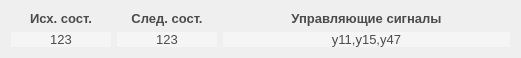
  <widget class="QWidget" name="gridLayoutWidget">
   <property name="geometry">
    <rect>
     <x>10</x>
     <y>40</y>
     <width>521</width>
     <height>42</height>
    </rect>
   </property>
   <layout class="QGridLayout" name="gridLayout" columnstretch="0,0,0,0,0">
    <item row="1" column="0">
     <widget class="QLabel" name="initialStateLabel">
      <property name="minimumSize">
       <size>
        <width>40</width>
        <height>0</height>
       </size>
      </property>
      <property name="maximumSize">
       <size>
        <width>16777215</width>
        <height>16777215</height>
       </size>
      </property>
      <property name="font">
       <font>
        <pointsize>10</pointsize>
        <weight>50</weight>
        <bold>false</bold>
       </font>
      </property>
      <property name="styleSheet">
       <string notr="true">background-color: rgb(245, 245, 245);
color: rgb(75,75,75);
border-radius: 8px;</string>
      </property>
      <property name="text">
       <string>123</string>
      </property>
      <property name="alignment">
       <set>Qt::AlignCenter</set>
      </property>
     </widget>
    </item>
    <item row="1" column="1">
     <widget class="QLabel" name="nextStateLabel">
      <property name="font">
       <font>
        <pointsize>10</pointsize>
        <weight>50</weight>
        <bold>false</bold>
       </font>
      </property>
      <property name="styleSheet">
       <string notr="true"> background-color: rgb(245,245,245);
color: rgb(75,75,75);
border-radius: 8px;</string>
      </property>
      <property name="text">
       <string>123</string>
      </property>
      <property name="alignment">
       <set>Qt::AlignCenter</set>
      </property>
     </widget>
    </item>
    <item row="0" column="0">
     <widget class="QLabel" name="label_3">
      <property name="maximumSize">
       <size>
        <width>100</width>
        <height>15</height>
       </size>
      </property>
      <property name="font">
       <font>
        <pointsize>10</pointsize>
        <weight>75</weight>
        <bold>true</bold>
       </font>
      </property>
      <property name="styleSheet">
       <string notr="true">color: rgb(75,75,75);</string>
      </property>
      <property name="text">
       <string>Исх. сост.</string>
      </property>
      <property name="alignment">
       <set>Qt::AlignCenter</set>
      </property>
     </widget>
    </item>
    <item row="0" column="1">
     <widget class="QLabel" name="label_2">
      <property name="maximumSize">
       <size>
        <width>100</width>
        <height>16777215</height>
       </size>
      </property>
      <property name="font">
       <font>
        <pointsize>10</pointsize>
        <weight>75</weight>
        <bold>true</bold>
       </font>
      </property>
      <property name="styleSheet">
       <string notr="true">color: rgb(75,75,75);</string>
      </property>
      <property name="text">
       <string>След. сост.</string>
      </property>
      <property name="alignment">
       <set>Qt::AlignCenter</set>
      </property>
     </widget>
    </item>
    <item row="0" column="4">
     <widget class="QLabel" name="label_7">
      <property name="font">
       <font>
        <pointsize>10</pointsize>
        <weight>75</weight>
        <bold>true</bold>
       </font>
      </property>
      <property name="styleSheet">
       <string notr="true">color: rgb(75,75,75);</string>
      </property>
      <property name="text">
       <string>Управляющие сигналы</string>
      </property>
      <property name="alignment">
       <set>Qt::AlignCenter</set>
      </property>
     </widget>
    </item>
    <item row="1" column="4">
     <widget class="QLabel" name="controlSignalsLabel">
      <property name="font">
       <font>
        <pointsize>10</pointsize>
        <weight>50</weight>
        <bold>false</bold>
       </font>
      </property>
      <property name="styleSheet">
       <string notr="true"> background-color: rgb(245,245,245);
color: rgb(75,75,75);
border-radius: 8px;</string>
      </property>
      <property name="text">
       <string>y11,y15,y47</string>
      </property>
      <property name="alignment">
       <set>Qt::AlignCenter</set>
      </property>
     </widget>
    </item>
   </layout>
  </widget>
